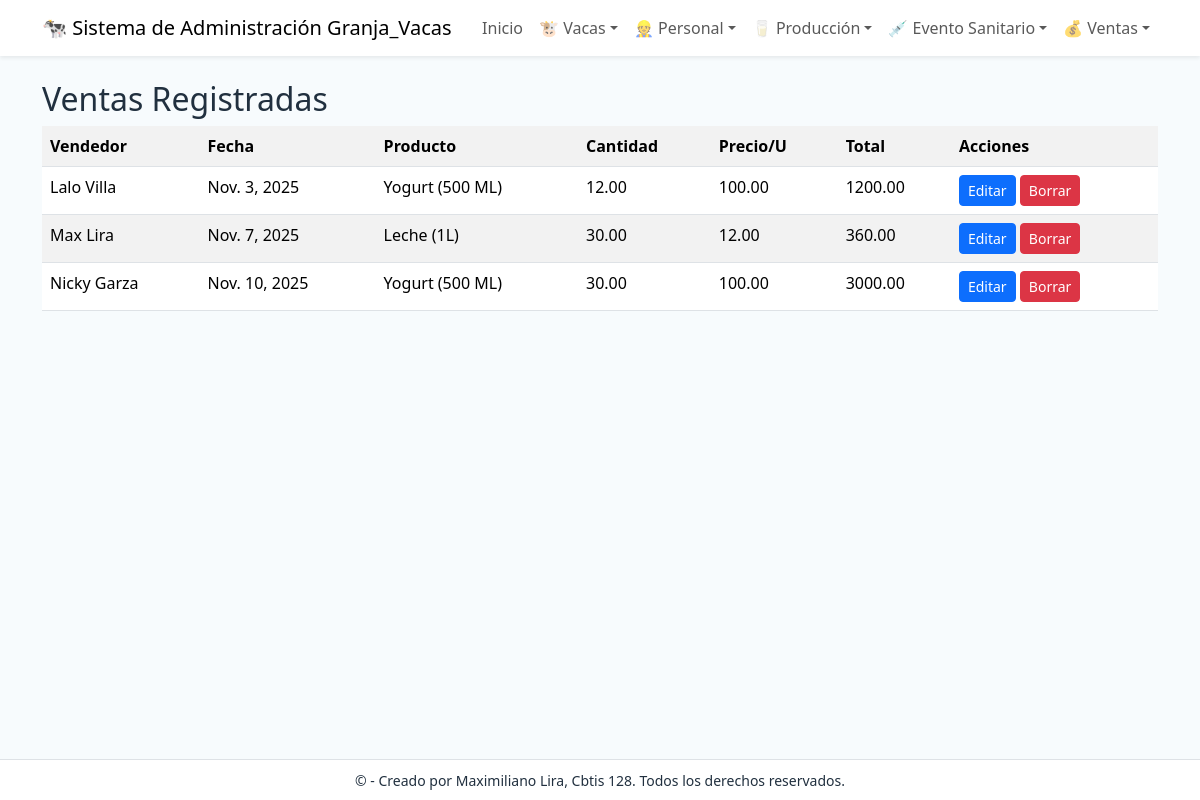
/ventas/, run on the app's committed database.
### app_Granja_Vacas/models.py (models this page shows, shortened)
class Ventas(models.Model):
    fecha = models.DateField()
    producto = models.CharField(max_length=100)
    cantidad = models.DecimalField(max_digits=10, decimal_places=2)
    precio_unidad = models.DecimalField(max_digits=10, decimal_places=2)
    precio_total = models.DecimalField(max_digits=10, decimal_places=2, editable=False)
    vendedor = models.ForeignKey(Personal, on_delete=models.CASCADE, related_name='ventas')

class Personal(models.Model):
    PUESTOS = [
        ('Vendedor', 'Vendedor'),
        ('Limpiador', 'Limpiador'),
        ('Ordeñador', 'Ordeñador'),
        ('Veterinario', 'Veterinario'),
        ('Supervisor', 'Supervisor'),
    ]
    nombre = models.CharField(max_length=100)
    apellido = models.CharField(max_length=100)
    puesto = models.CharField(max_length=50, choices=PUESTOS)
    salario = models.DecimalField(max_digits=10, decimal_places=2)
    contacto = models.CharField(max_length=20)

### app_Granja_Vacas/views.py (the view)
# urls.py: path('ventas/', views.ver_ventas, name='ver_ventas'),
def ver_ventas(request):
    ventas = Ventas.objects.all()
    return render(request, 'ventas/ver_ventas.html', {'ventas': ventas})

### app_Granja_Vacas/templates/ventas/ver_ventas.html
{% extends 'base.html' %}
{% block content %}
<h2>Ventas Registradas</h2>
<table class="table table-striped">
  <tr><th>Vendedor</th><th>Fecha</th><th>Producto</th><th>Cantidad</th><th>Precio/U</th><th>Total</th><th>Acciones</th></tr>
  {% for v in ventas %}
  <tr>
    <td>{{ v.vendedor.nombre }} {{ v.vendedor.apellido }}</td>
    <td>{{ v.fecha }}</td>
    <td>{{ v.producto }}</td>
    <td>{{ v.cantidad }}</td>
    <td>{{ v.precio_unidad }}</td>
    <td>{{ v.precio_total }}</td>
    <td>
      <a href="{% url 'actualizar_venta' v.pk %}" class="btn btn-primary btn-sm">Editar</a>
      <a href="{% url 'borrar_venta' v.pk %}" class="btn btn-danger btn-sm">Borrar</a>
    </td>
  </tr>
  {% endfor %}
</table>
{% endblock %}

### app_Granja_Vacas/templates/base.html (style rules this page uses)
body { background: #f7fbfd; color: #21303f; }

### data on the page
Ventas: vendedor.nombre "Lalo", vendedor.apellido "Villa", fecha "Nov. 3, 2025", producto "Yogurt (500 ML)", cantidad "12.00", precio_unidad "100.00", precio_total "1200.00"
Ventas: vendedor.nombre "Max", vendedor.apellido "Lira", fecha "Nov. 7, 2025", producto "Leche (1L)", cantidad "30.00", precio_unidad "12.00", precio_total "360.00"
Ventas: vendedor.nombre "Nicky", vendedor.apellido "Garza", fecha "Nov. 10, 2025", producto "Yogurt (500 ML)", cantidad "30.00", precio_unidad "100.00", precio_total "3000.00"
